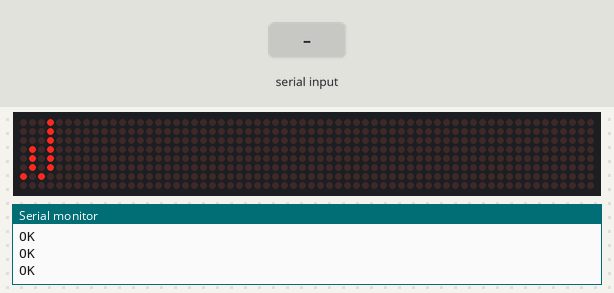
Recording of a sketch running on a simulated Arduino Uno, built with avr-gcc and run on an emulated ATmega328P. Parts: 64×8 LED matrix, the last lines printed to the serial monitor. The inputs (shaded band) are chosen by the test bench. The modem accepts every AT command (registered, SIM ready, sends succeed) and sends nothing else.

Above: at 5.1 s.
5.2 s: "+CMT:\n" received over the second serial link
At 6.42 s:
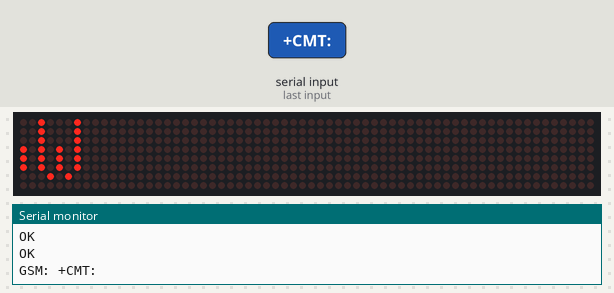
8.2 s: "1\n" received over the second serial link
At 8.2 s:
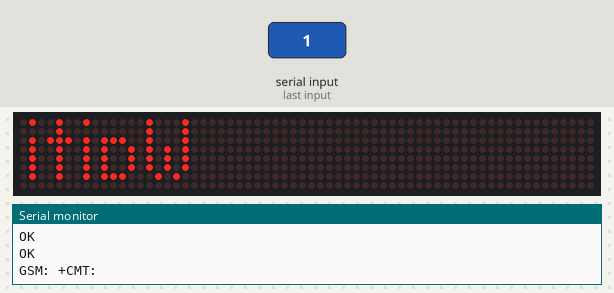
11.1 s: "0\n" received over the second serial link
At 11.1 s:
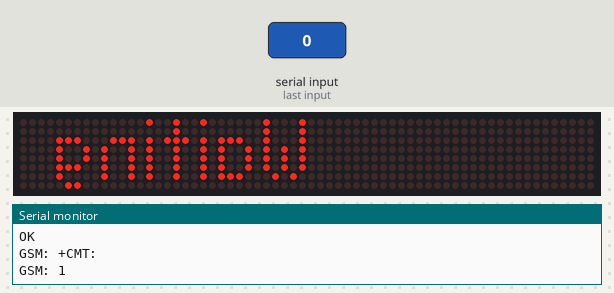

The sketch:

B3_GSM_Scrolling_LED_display.ino
```cpp
#include <MD_MAX72xx.h>
#include <SoftwareSerial.h>

// ── MAX7219 Pins ──
#define MAX_DEVICES  8
#define CLK_PIN      13
#define DATA_PIN     11
#define CS_PIN       10

// ── GSM SIM900D Pins (Proteus COMPIM) ──
#define GSM_RX_PIN   7   // Arduino 7  → SIM900D TX
#define GSM_TX_PIN   8   // Arduino 8  → SIM900D RX

SoftwareSerial gsmSerial(GSM_RX_PIN, GSM_TX_PIN);
MD_MAX72XX mx = MD_MAX72XX(DATA_PIN, CLK_PIN, CS_PIN, MAX_DEVICES);

// ── Scroll Settings ──
#define SCROLL_DELAY   150
#define CHAR_SPACING   1
#define BUF_SIZE       100

char curMessage[BUF_SIZE] = "Waiting for SMS...";
char newMessage[BUF_SIZE];
bool newMsgAvailable = false;

// ─────────────────────────────────────────
// GSM Init - AT Commands पाठवणे
// ─────────────────────────────────────────
void gsmInit() {
  delay(2000);
  gsmSerial.println("AT");           // Check communication
  delay(500);
  gsmSerial.println("AT+CMGF=1");   // Text mode set करा
  delay(500);
  gsmSerial.println("AT+CNMI=1,2,0,0,0"); // SMS आल्यावर auto serial वर पाठव
  delay(500);
}

// ─────────────────────────────────────────
// SMS Parse करणे - "+CMT:" नंतर message येतो
// ─────────────────────────────────────────
void parseGSM() {
  if (gsmSerial.available()) {
    String response = gsmSerial.readString();
    Serial.println("GSM: " + response);  // Debug - Serial Monitor मध्ये बघ

    // "+CMT:" ओळ आली म्हणजे नवीन SMS आला
    if (response.indexOf("+CMT:") != -1) {
      // +CMT: नंतर दुसऱ्या ओळीत actual message असतो
      int msgStart = response.lastIndexOf('\n');
      if (msgStart != -1) {
        String smsText = response.substring(msgStart + 1);
        smsText.trim();  // spaces/newlines काढा

        if (smsText.length() > 0) {
          smsText.toCharArray(newMessage, BUF_SIZE);
          newMsgAvailable = true;
        }
      }
    }
  }
}

// ─────────────────────────────────────────
// Scroll Engine (तुझा original code)
// ─────────────────────────────────────────
uint8_t scrollDataSource(uint8_t dev, MD_MAX72XX::transformType_t t) {
  static char    *p = curMessage;
  static uint8_t  state = 0;
  static uint8_t  curLen, showLen;
  static uint8_t  cBuf[8];
  uint8_t colData;

  switch (state) {
    case 0:
      showLen = mx.getChar(*p++, sizeof(cBuf) / sizeof(cBuf[0]), cBuf);
      curLen = 0;
      state++;
      if (*p == '\0') p = curMessage;

    case 1:
      colData = cBuf[curLen++];
      if (curLen == showLen) {
        showLen = CHAR_SPACING;
        curLen = 0;
        state = 2;
      }
      break;

    case 2:
      colData = 0;
      curLen++;
      if (curLen == showLen) state = 0;
      break;

    default:
      state = 0;
  }
  return (colData);
}

void scrollText() {
  static uint32_t prevTime = 0;
  if (millis() - prevTime >= SCROLL_DELAY) {
    mx.transform(MD_MAX72XX::TSR);
    prevTime = millis();
  }
}

// ─────────────────────────────────────────
void setup() {
  Serial.begin(9600);
  gsmSerial.begin(9600);  // SIM900D baud rate

  mx.begin();
  mx.setShiftDataInCallback(scrollDataSource);
  mx.control(MD_MAX72XX::INTENSITY, 10);

  gsmInit();  // ← GSM Initialize
}

void loop() {
  // नवीन SMS आला का ते check कर
  parseGSM();

  // नवीन message असेल तर update कर
  if (newMsgAvailable) {
    strcpy(curMessage, newMessage);
    newMsgAvailable = false;
  }

  scrollText();
}
```
